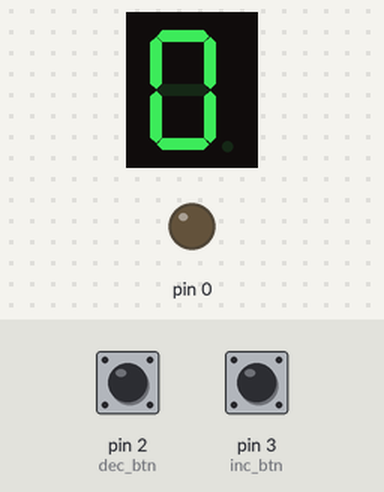
The sketch below on a simulated Arduino Uno, built with avr-gcc and run on an emulated ATmega328P. Shown: 1-digit seven-segment display, output pins drawn as LEDs (lit = HIGH). Wiring (inferred from the names in the program): 1-digit 7-segment display, segments lit when LOW: segments pin 13, pin 12, pin 11, pin 10, pin 9, pin 8, pin 7. The test bench sets the inputs (shaded band); at power-on: pin 2 (dec_btn) HIGH, pin 3 (inc_btn) HIGH. The segment pins are drawn as the display they are named for; pins used as bus, display or sensor lines are not drawn.

Above: at 1.2 s.
1.3 s: pin 2 (dec_btn) pulled LOW for 0.15 s
At 2.4 s:
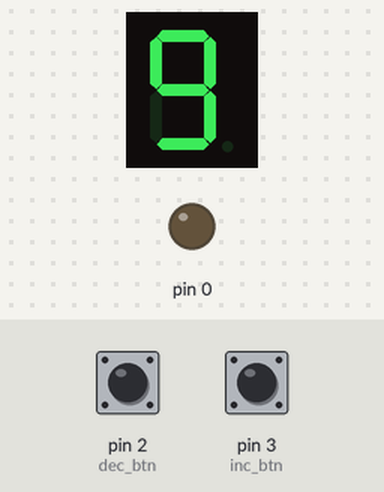
2.9 s: pin 2 (dec_btn) pulled LOW for 1 s
At 4.8 s:
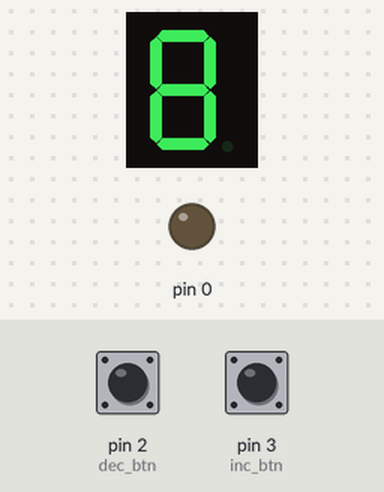
Timing chart, 0 to 6.3 s (numbered marks = the images above; inputs shaded):
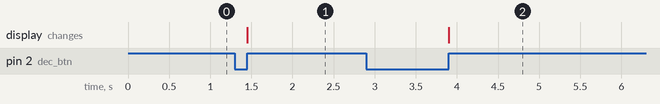

Measured:
- after the input at 1.3 s, the display: changes after 0.15 s (image 1)
- after the input at 2.9 s, the display: changes after 1.0 s (image 2)

The sketch:

button_and_debouncing_routine.ino
```cpp
// Ananda Hafidh R K
// 19/439605/TK/48335

int seg7[] = {13, 12, 11, 10, 9, 8, 7};
            //A, B, C, D, E, F, G
int inc_btn = 3;
int dec_btn = 2;
int count;

int digit[10][7] = { {LOW,LOW,LOW,LOW,LOW,LOW,HIGH},
                     {HIGH,LOW,LOW,HIGH,HIGH,HIGH,HIGH},
                     {LOW,LOW,HIGH,LOW,LOW,HIGH,LOW},
                     {LOW,LOW,LOW,LOW,HIGH,HIGH,LOW},
                     {HIGH,LOW,LOW,HIGH,HIGH,LOW,LOW},
                     {LOW,HIGH,LOW,LOW,HIGH,LOW,LOW},
                     {LOW,HIGH,LOW,LOW,LOW,LOW,LOW},
                     {LOW,LOW,LOW,HIGH,HIGH,HIGH,HIGH},
                     {LOW,LOW,LOW,LOW,LOW,LOW,LOW},
                     {LOW,LOW,LOW,LOW,HIGH,LOW,LOW}
                   };

void display(int num) {
  for (int i = 0; i<7; i++){
    digitalWrite(seg7[i], digit[num][i]);
  }
}

void setup() {
  for (int i = 0; i <= 7; i++) pinMode(seg7[i], OUTPUT);
  pinMode(inc_btn, INPUT_PULLUP);
  pinMode(dec_btn, INPUT_PULLUP);
  count = 0;
}

#define isPressed(btn) (digitalRead(btn) == LOW)

bool debouncing(int btn) {
  delay(10);
  if (isPressed(btn)) {
    delay(10);
    while (isPressed(btn)) delay(1);
    return true;
  }
  return false;
}

void loop() {
  if (isPressed(inc_btn) && debouncing(inc_btn)) count++;
  if (isPressed(dec_btn) && debouncing(dec_btn)) count--;

  (count < 0) ? count += 10 : count %= 10;
  display(count);
  delay(10);
}
```
